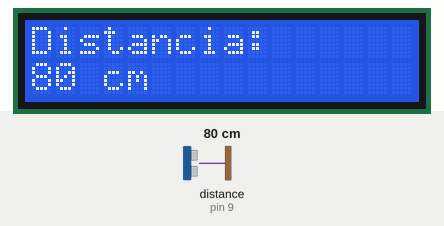
A sketch run on a simulated Arduino Uno, built with avr-gcc and run on an emulated ATmega328P. On the bench: 16×2 character LCD. Inputs (shaded band) come from the test bench; at power-on: distance to the obstacle (sensor on pin 9) 80 cm. What the sketch prints to the serial monitor is not drawn.

Above: at 2.7 s.
2.8 s: distance to the obstacle (sensor on pin 9) set to 2 cm
At 4.0 s:
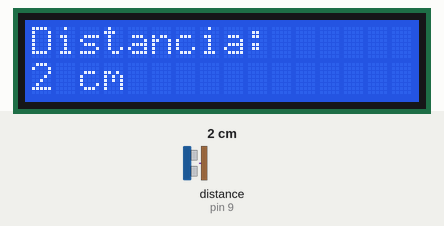
4.3 s: distance to the obstacle (sensor on pin 9) set to 4 cm
At 5.0 s:
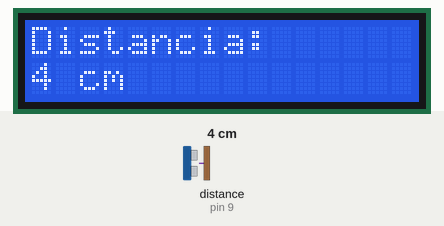
5.8 s: distance to the obstacle (sensor on pin 9) set to 120 cm
At 7.4 s:
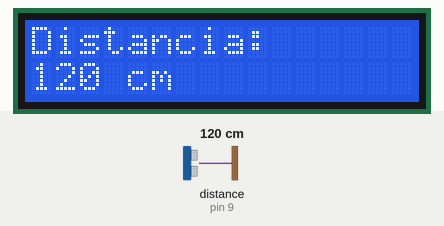
Timing chart, 0 to 8.9 s (numbered marks = the images above; inputs shaded):
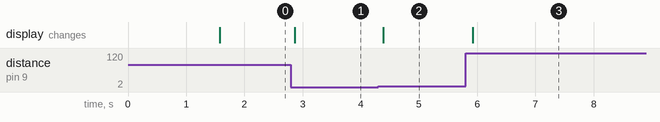

The sketch:

ultrasonic.ino
```cpp
#include <LiquidCrystal.h>
#include <Ultrasonic.h>

LiquidCrystal lcd(12, 11, 5, 4, 3, 2);

Ultrasonic ultrasonic(8, 9);

int distancia;

void setup() {

  Serial.begin(9600);

  lcd.begin(16, 2);
  lcd.setCursor(0, 0);
  lcd.print("Sensor Ativo");

  delay(1500);
  lcd.clear();
}

void loop() {
  // Leitura da distância
  distancia = ultrasonic.read();

  // Exibe no monitor serial
  Serial.print("Distancia: ");
  Serial.print(distancia);
  Serial.println(" cm");

  // Exibe no LCD
  lcd.setCursor(0, 0);
  lcd.print("Distancia:");

  lcd.setCursor(0, 1);
  // Limpa a linha antes de escrever o novo valor para não "encavalar" números
  lcd.print("      ");
  lcd.setCursor(0, 1);
  lcd.print(distancia);
  lcd.print(" cm");

  delay(250); // Delay menor para a leitura parecer mais "em tempo real"
}
```

Measured:
- after the input at 2.8 s, the display: changes after 0.06 s (image 1)
- after the input at 4.3 s, the display: changes after 0.09 s (image 2)
- after the input at 5.8 s, the display: changes after 0.12 s (image 3)
